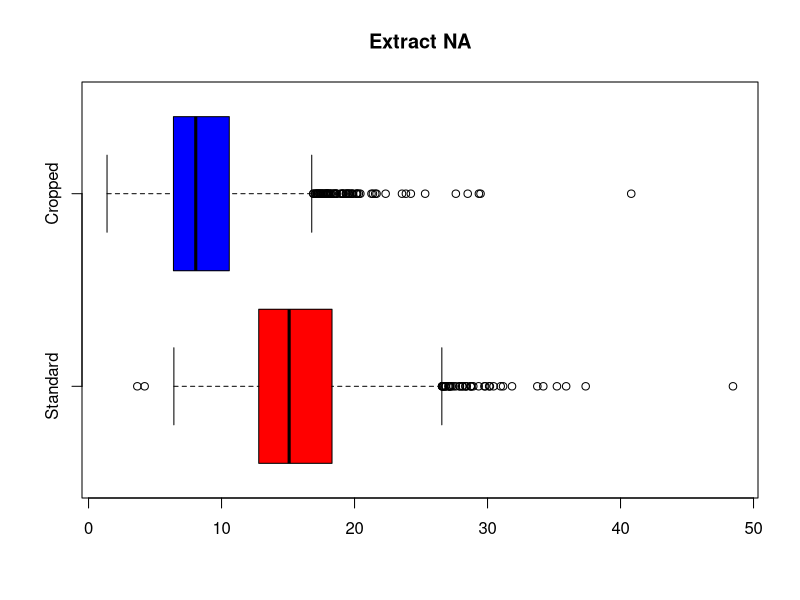
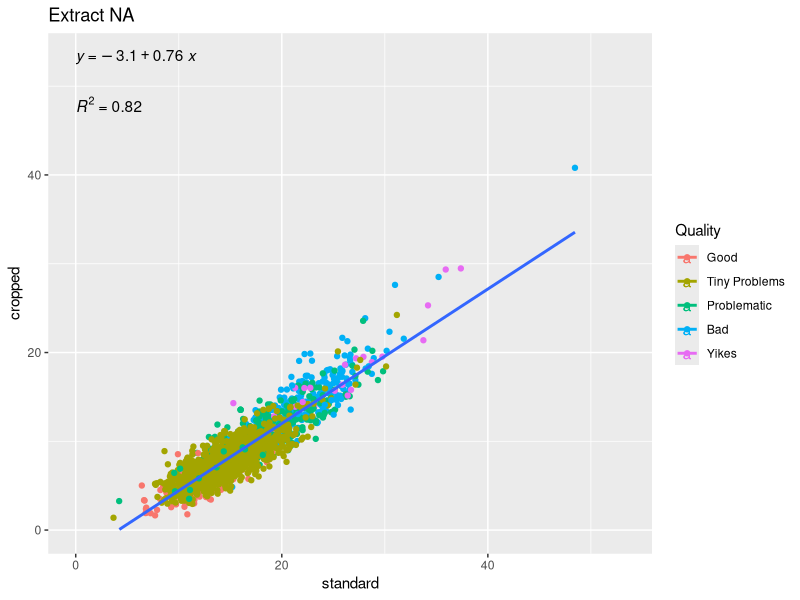
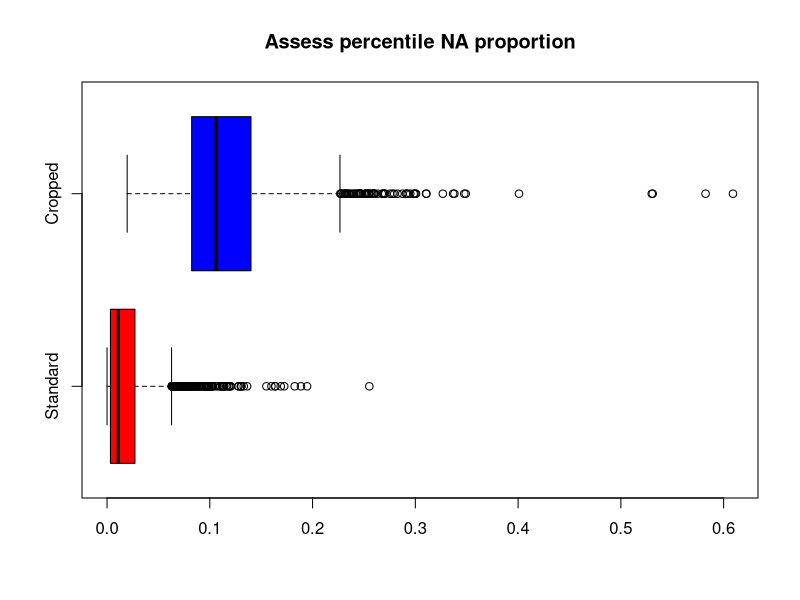
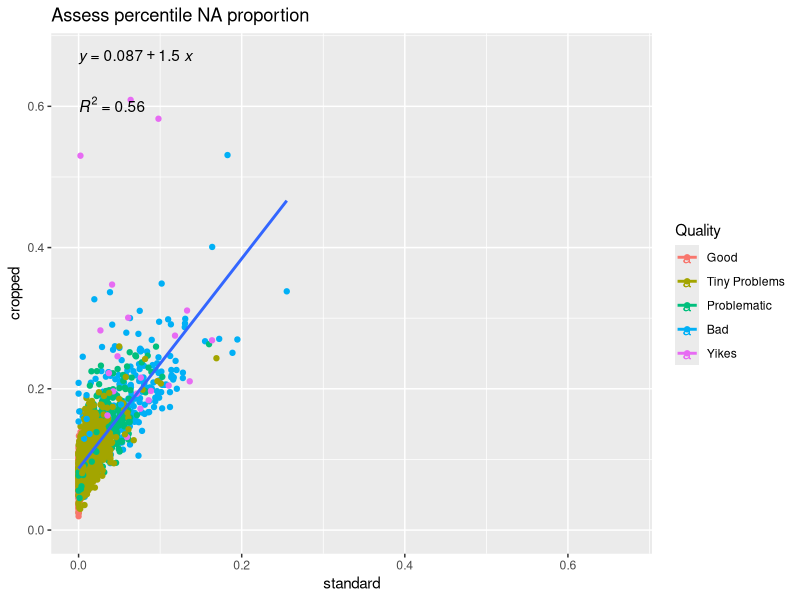
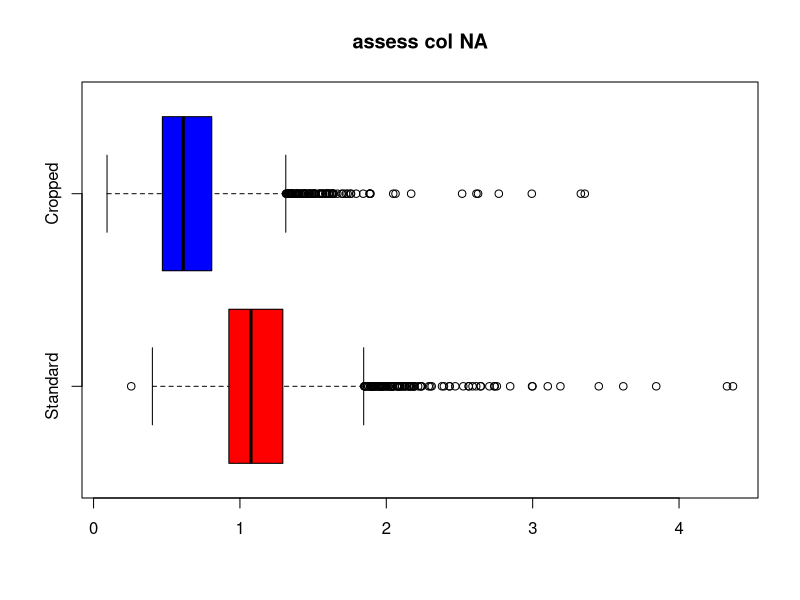
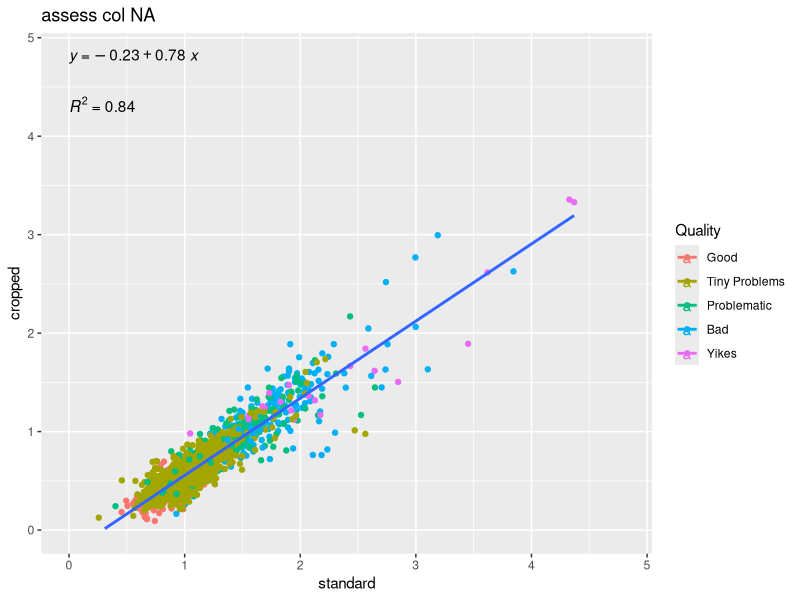
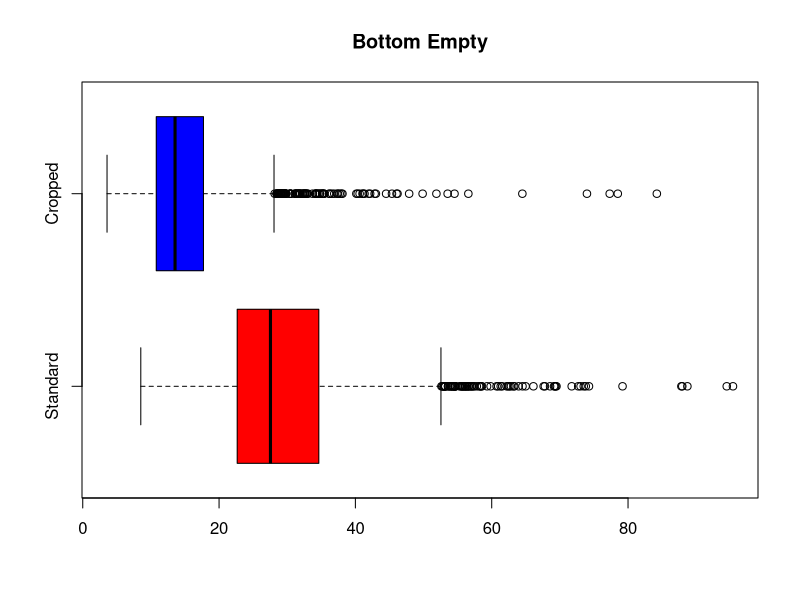
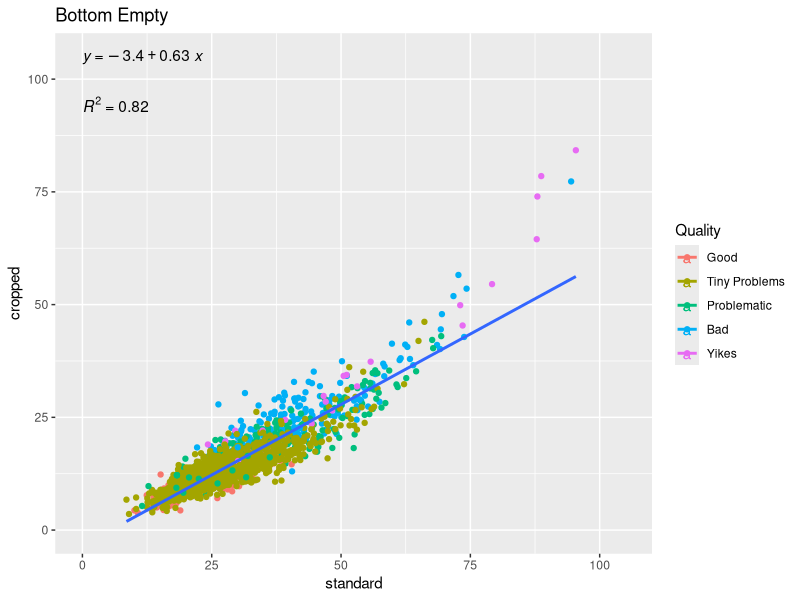

These charts were generated, in order, by the following R code:
## ---- chunk 1
knitr::opts_chunk$set(echo = TRUE)
library(fastDummies)
library(tidyverse)
library(ggplot2)
library(ggpubr)

## ---- chunk 2
full_data = read.csv(file = "../data/std_and_cropped_data_12_20_2022.csv", header=TRUE)
## ---- chunk 3

full_data = full_data %>% mutate(
  Quality = factor(Quality, levels=c("Good", "Tiny Problems", "Problematic", "Bad", "Yikes")),
  Problem = factor(Problem)
)

## ---- chunk 4
comparison <- function(standard, cropped, feature) {

upper = max(max(standard), max(cropped))
upper = upper * 1.1
scatty = full_data %>% ggplot(aes(x=standard, y=cropped, col = Quality, group = 1)) +
  geom_point() +
  xlim(0,upper) +
  ylim(0,upper) +
  ggtitle(feature) +
  geom_smooth(method=lm, se = FALSE, aes(group = 1)) +
  stat_regline_equation(label.y = upper, aes(label = ..eq.label..)) +
  stat_regline_equation(label.y = upper*0.9, aes(label = ..rr.label..))

boxy = boxplot(standard, cropped,
        horizontal = TRUE,
        main = feature,
        names = c("Standard", "Cropped"),
        col = c("red", "blue"))
        
print(scatty)
boxy
df = data.frame(min = numeric(),
                firstQ = numeric(),
                med = numeric(),
                mean = numeric(),
                thirdQ = numeric(),
                max = numeric())

print(paste("Summary Info of", feature))
df[1,] = summary(standard)
df[2,] = summary(cropped)
rownames(df) = c("Standard", "Cropped")
print(df)
}
## ---- chunk 5
comparison(full_data$extract_na, full_data$extract_na_cropped, feature = "Extract NA")
comparison(full_data$assess_percentile_na_proportion, full_data$assess_percentile_na_proportion_cropped, feature = "Assess percentile NA proportion")
comparison(full_data$assess_col_na, full_data$assess_col_na_cropped, feature = "assess col NA")
comparison(full_data$assess_bottomempty, full_data$assess_bottomempty_cropped, feature = "Bottom Empty")
comparison(full_data$assess_median_na_proportion, full_data$assess_median_na_proportion_cropped, feature = "Assess median NA proportion")
